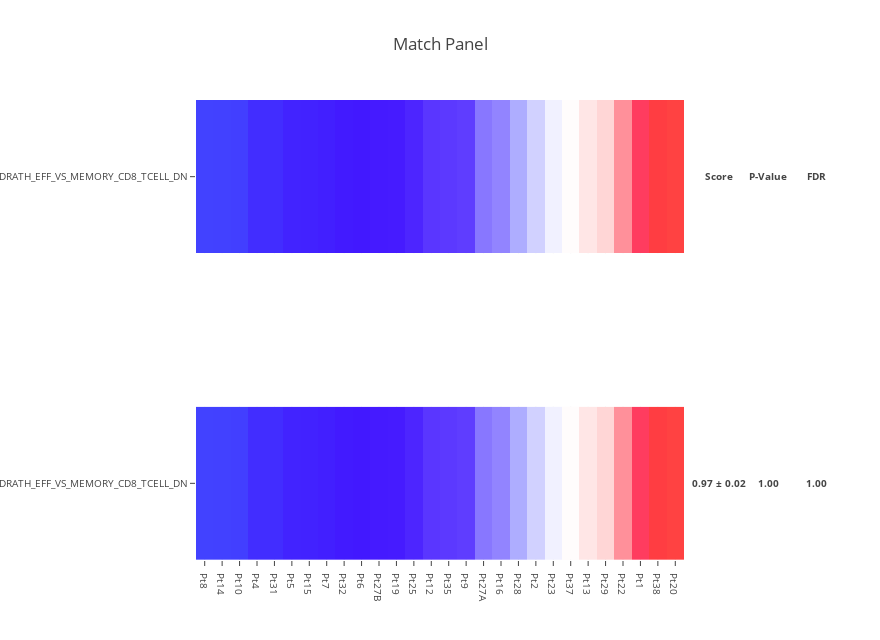
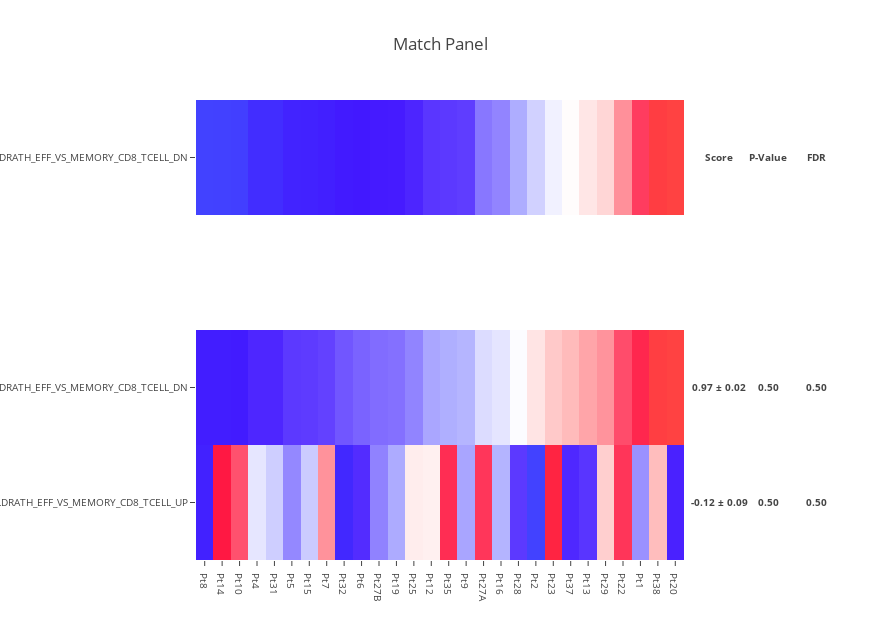

The cell these charts' notebook holds for them, in order:
### Code cell
score_moe_p_value_fdr = make_match_panel(
    features.iloc[0],
    features.iloc[:1],
    n_sampling=2,
    n_permutation=1,
)

score_moe_p_value_fdr = make_match_panel(
    features.iloc[0],
    features.iloc[:2],
    n_sampling=2,
    n_permutation=1,
)

### Figure 1 — Plotly figure (JSON) as saved in the notebook; plotly's stock layout.template omitted (floating-point values rounded to 4 significant figures; data arrays with more than 128 entries replaced by an {"elided": "..."} marker saying what was removed)
{"data": [{"colorscale": {"elided": "256x2 mixed values"}, "showscale": false, "text": [["Pt8", "Pt14", "Pt10", "Pt4", "Pt31", "Pt5", "Pt15", "Pt7", "Pt32", "Pt6", "Pt27B", "Pt19", "Pt25", "Pt12", "Pt35", "Pt9", "Pt27A", "Pt16", "Pt28", "Pt2", "Pt23", "Pt37", "Pt13", "Pt29", "Pt22", "Pt1", "Pt38", "Pt20"]], "type": "heatmap", "uid": "7e4e8df3-aad3-4175-aefa-2389a568f879", "x": ["Pt8", "Pt14", "Pt10", "Pt4", "Pt31", "Pt5", "Pt15", "Pt7", "Pt32", "Pt6", "Pt27B", "Pt19", "Pt25", "Pt12", "Pt35", "Pt9", "Pt27A", "Pt16", "Pt28", "Pt2", "Pt23", "Pt37", "Pt13", "Pt29", "Pt22", "Pt1", "Pt38", "Pt20"], "y": ["GOLDRATH_EFF_VS_MEMORY_CD8_TCELL_DN"], "yaxis": "y2", "z": [[-1.291, -1.272, -1.239, -0.9798, -0.9751, -0.7773, -0.761, -0.684, -0.5949, -0.5419, -0.4989, -0.483, -0.3996, -0.2537, -0.2189, -0.1877, 0.04652, 0.09243, 0.2329, 0.4051, 0.5631, 0.6406, 0.7496, 0.8293, 1.124, 1.456, 2.469, 2.549]], "zmax": 2.549, "zmin": -1.291}, {"colorscale": {"elided": "256x2 mixed values"}, "showscale": false, "type": "heatmap", "uid": "bb1e6c9c-9cef-4513-95c1-243feed714bb", "x": ["Pt8", "Pt14", "Pt10", "Pt4", "Pt31", "Pt5", "Pt15", "Pt7", "Pt32", "Pt6", "Pt27B", "Pt19", "Pt25", "Pt12", "Pt35", "Pt9", "Pt27A", "Pt16", "Pt28", "Pt2", "Pt23", "Pt37", "Pt13", "Pt29", "Pt22", "Pt1", "Pt38", "Pt20"], "y": ["GOLDRATH_EFF_VS_MEMORY_CD8_TCELL_DN"], "yaxis": "y", "z": [[-1.291, -1.272, -1.239, -0.9798, -0.9751, -0.7773, -0.761, -0.684, -0.5949, -0.5419, -0.4989, -0.483, -0.3996, -0.2537, -0.2189, -0.1877, 0.04652, 0.09243, 0.2329, 0.4051, 0.5631, 0.6406, 0.7496, 0.8293, 1.124, 1.456, 2.469, 2.549]], "zmax": 2.549, "zmin": -1.291}], "layout": {"annotations": [{"font": {"size": 9.6}, "showarrow": false, "text": "<b>Score</b>", "width": 64, "x": 1.002, "xanchor": "left", "xref": "paper", "y": 0.8333, "yanchor": "middle", "yref": "paper"}, {"font": {"size": 9.6}, "showarrow": false, "text": "<b>0.97 ± 0.02</b>", "width": 64, "x": 1.002, "xanchor": "left", "xref": "paper", "y": 0.1667, "yanchor": "middle", "yref": "paper"}, {"font": {"size": 9.6}, "showarrow": false, "text": "<b>P-Value</b>", "width": 64, "x": 1.102, "xanchor": "left", "xref": "paper", "y": 0.8333, "yanchor": "middle", "yref": "paper"}, {"font": {"size": 9.6}, "showarrow": false, "text": "<b>1.00</b>", "width": 64, "x": 1.102, "xanchor": "left", "xref": "paper", "y": 0.1667, "yanchor": "middle", "yref": "paper"}, {"font": {"size": 9.6}, "showarrow": false, "text": "<b>FDR</b>", "width": 64, "x": 1.202, "xanchor": "left", "xref": "paper", "y": 0.8333, "yanchor": "middle", "yref": "paper"}, {"font": {"size": 9.6}, "showarrow": false, "text": "<b>1.00</b>", "width": 64, "x": 1.202, "xanchor": "left", "xref": "paper", "y": 0.1667, "yanchor": "middle", "yref": "paper"}], "height": 640, "margin": {"l": 196, "r": 196}, "title": "Match Panel", "width": 880, "xaxis": {"anchor": "y", "tickfont": {"size": 9.6}}, "yaxis": {"domain": [0, 0.3333], "dtick": 1, "tickfont": {"size": 9.6}}, "yaxis2": {"domain": [0.6667, 1], "tickfont": {"size": 9.6}}}}

### Figure 2 — Plotly figure (JSON) as saved in the notebook; plotly's stock layout.template omitted (floating-point values rounded to 4 significant figures; data arrays with more than 128 entries replaced by an {"elided": "..."} marker saying what was removed)
{"data": [{"colorscale": {"elided": "256x2 mixed values"}, "showscale": false, "text": [["Pt8", "Pt14", "Pt10", "Pt4", "Pt31", "Pt5", "Pt15", "Pt7", "Pt32", "Pt6", "Pt27B", "Pt19", "Pt25", "Pt12", "Pt35", "Pt9", "Pt27A", "Pt16", "Pt28", "Pt2", "Pt23", "Pt37", "Pt13", "Pt29", "Pt22", "Pt1", "Pt38", "Pt20"]], "type": "heatmap", "uid": "1c049d8b-5669-4dc0-92c3-8006c0a4212d", "x": ["Pt8", "Pt14", "Pt10", "Pt4", "Pt31", "Pt5", "Pt15", "Pt7", "Pt32", "Pt6", "Pt27B", "Pt19", "Pt25", "Pt12", "Pt35", "Pt9", "Pt27A", "Pt16", "Pt28", "Pt2", "Pt23", "Pt37", "Pt13", "Pt29", "Pt22", "Pt1", "Pt38", "Pt20"], "y": ["GOLDRATH_EFF_VS_MEMORY_CD8_TCELL_DN"], "yaxis": "y2", "z": [[-1.291, -1.272, -1.239, -0.9798, -0.9751, -0.7773, -0.761, -0.684, -0.5949, -0.5419, -0.4989, -0.483, -0.3996, -0.2537, -0.2189, -0.1877, 0.04652, 0.09243, 0.2329, 0.4051, 0.5631, 0.6406, 0.7496, 0.8293, 1.124, 1.456, 2.469, 2.549]], "zmax": 2.549, "zmin": -1.291}, {"colorscale": {"elided": "256x2 mixed values"}, "showscale": false, "type": "heatmap", "uid": "456ed8c6-dc80-4697-b01c-263a218ae3e0", "x": ["Pt8", "Pt14", "Pt10", "Pt4", "Pt31", "Pt5", "Pt15", "Pt7", "Pt32", "Pt6", "Pt27B", "Pt19", "Pt25", "Pt12", "Pt35", "Pt9", "Pt27A", "Pt16", "Pt28", "Pt2", "Pt23", "Pt37", "Pt13", "Pt29", "Pt22", "Pt1", "Pt38", "Pt20"], "y": ["GOLDRATH_EFF_VS_MEMORY_CD8_TCELL_UP", "GOLDRATH_EFF_VS_MEMORY_CD8_TCELL_DN"], "yaxis": "y", "z": [[-1.387, 1.617, 1.105, 0.09626, -0.03976, -0.3816, -0.06108, 0.8312, -1.593, -0.9086, -0.4081, -0.2358, 0.3506, 0.3336, 1.396, -0.2595, 1.299, -0.1933, -0.7795, -2.058, 1.956, -0.9538, -0.8212, 0.5264, 1.313, -0.3462, 0.6295, -1.028], [-1.291, -1.272, -1.239, -0.9798, -0.9751, -0.7773, -0.761, -0.684, -0.5949, -0.5419, -0.4989, -0.483, -0.3996, -0.2537, -0.2189, -0.1877, 0.04652, 0.09243, 0.2329, 0.4051, 0.5631, 0.6406, 0.7496, 0.8293, 1.124, 1.456, 2.469, 2.549]], "zmax": 2.549, "zmin": -2.058}], "layout": {"annotations": [{"font": {"size": 9.6}, "showarrow": false, "text": "<b>Score</b>", "width": 64, "x": 1.002, "xanchor": "left", "xref": "paper", "y": 0.875, "yanchor": "middle", "yref": "paper"}, {"font": {"size": 9.6}, "showarrow": false, "text": "<b>0.97 ± 0.02</b>", "width": 64, "x": 1.002, "xanchor": "left", "xref": "paper", "y": 0.375, "yanchor": "middle", "yref": "paper"}, {"font": {"size": 9.6}, "showarrow": false, "text": "<b>-0.12 ± 0.09</b>", "width": 64, "x": 1.002, "xanchor": "left", "xref": "paper", "y": 0.125, "yanchor": "middle", "yref": "paper"}, {"font": {"size": 9.6}, "showarrow": false, "text": "<b>P-Value</b>", "width": 64, "x": 1.102, "xanchor": "left", "xref": "paper", "y": 0.875, "yanchor": "middle", "yref": "paper"}, {"font": {"size": 9.6}, "showarrow": false, "text": "<b>0.50</b>", "width": 64, "x": 1.102, "xanchor": "left", "xref": "paper", "y": 0.375, "yanchor": "middle", "yref": "paper"}, {"font": {"size": 9.6}, "showarrow": false, "text": "<b>0.50</b>", "width": 64, "x": 1.102, "xanchor": "left", "xref": "paper", "y": 0.125, "yanchor": "middle", "yref": "paper"}, {"font": {"size": 9.6}, "showarrow": false, "text": "<b>FDR</b>", "width": 64, "x": 1.202, "xanchor": "left", "xref": "paper", "y": 0.875, "yanchor": "middle", "yref": "paper"}, {"font": {"size": 9.6}, "showarrow": false, "text": "<b>0.50</b>", "width": 64, "x": 1.202, "xanchor": "left", "xref": "paper", "y": 0.375, "yanchor": "middle", "yref": "paper"}, {"font": {"size": 9.6}, "showarrow": false, "text": "<b>0.50</b>", "width": 64, "x": 1.202, "xanchor": "left", "xref": "paper", "y": 0.125, "yanchor": "middle", "yref": "paper"}], "height": 640, "margin": {"l": 196, "r": 196}, "title": "Match Panel", "width": 880, "xaxis": {"anchor": "y", "tickfont": {"size": 9.6}}, "yaxis": {"domain": [0, 0.5], "dtick": 1, "tickfont": {"size": 9.6}}, "yaxis2": {"domain": [0.75, 1], "tickfont": {"size": 9.6}}}}
